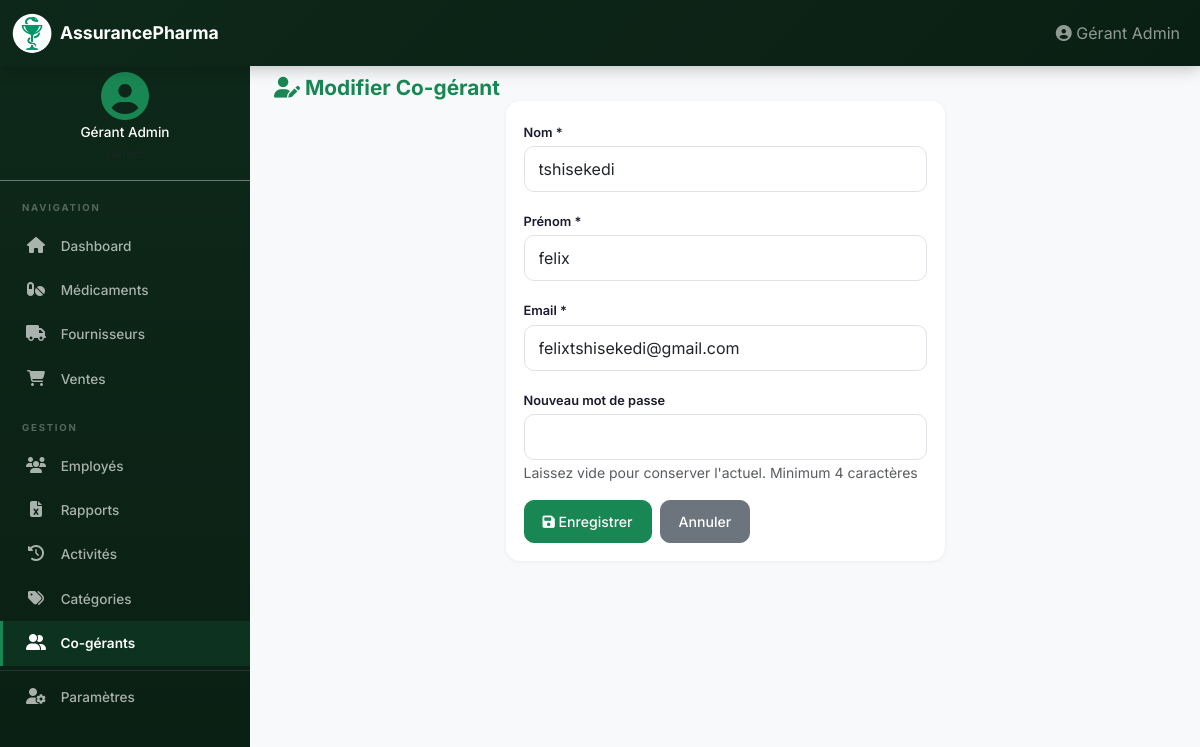
Screenshot of /co-gerants/2/modifier (signed in) with the database file from the repository.
### app/models/__init__.py (models this page shows, shortened)
class User(UserMixin, db.Model):
    __tablename__ = 'users'
    id = db.Column(db.Integer, primary_key=True)
    email = db.Column(db.String(120), unique=True, nullable=False, index=True)
    nom = db.Column(db.String(100), nullable=False)
    prenom = db.Column(db.String(100), nullable=False)
    password_hash = db.Column(db.String(200), nullable=False)
    role = db.Column(db.String(20), default='gerant', nullable=False)
    actif = db.Column(db.Boolean, default=True)
    created_at = db.Column(db.DateTime, default=datetime.utcnow)
    parent_id = db.Column(db.Integer, db.ForeignKey('users.id'))
    medicines = db.relationship('Medicine', backref='gerant', lazy=True)
    suppliers = db.relationship('Supplier', backref='gerant', lazy=True)
    employees = db.relationship('Employee', backref='gerant', lazy=True)
    activities = db.relationship('Activity', backref='user', lazy=True)
    categories = db.relationship('Category', backref='gerant', lazy=True)
    photo = db.Column(db.String(255))

### app/routes/auth.py (the view, shortened to what this page needs)
@auth_bp.route('/co-gerants/<int:id>/modifier', methods=['GET', 'POST'])
@login_required
def edit_co_gerant(id):
    if not hasattr(current_user, 'role') or current_user.role != 'gerant':
        flash('Accès réservé au gérant principal.', 'danger')
        return redirect(url_for('dashboard.index'))
    co = User.query.filter_by(id=id, parent_id=current_user.id, role='co-gerant').first_or_404()
    return render_template('auth/co_gerant_form.html', co=co, edit=True)

### app/models/__init__.py (called while the page is built)
@login_manager.user_loader
def load_user(user_id):
    if user_id.startswith('E'):
        return Employee.query.get(int(user_id[1:]))
    return User.query.get(int(user_id))

### app/templates/auth/co_gerant_form.html (shortened to what this page needs)
{% extends "base.html" %}
{% block content %}
<div class="fade-in">
  <h1 class="page-title"><i class="fas fa-{{ 'user-edit' if edit else 'user-plus' }}"></i> {{ 'Modifier' if edit else 'Nouveau' }} Co-gérant</h1>
  <div class="row justify-content-center">
    <div class="col-md-6">
      <div class="card">
        <div class="card-body">
          <form method="POST">
            <div class="mb-3">
              <label class="form-label">Nom *</label>
              <input type="text" name="nom" class="form-control" value="{{ co.nom if edit else '' }}" required>
            </div>
            <div class="mb-3">
              <label class="form-label">Prénom *</label>
              <input type="text" name="prenom" class="form-control" value="{{ co.prenom if edit else '' }}" required>
            </div>
            <div class="mb-3">
              <label class="form-label">Email *</label>
              <input type="email" name="email" class="form-control" value="{{ co.email if edit else '' }}" required>
            </div>
            <div class="mb-3">
              <label class="form-label">{{ 'Nouveau mot de passe' if edit else 'Mot de passe' }}{% if not edit %} *{% endif %}</label>
              <input type="password" name="password" class="form-control" {{ 'required minlength="4"' if not edit else 'minlength="4"' }}>
              <small class="text-muted">{% if edit %}Laissez vide pour conserver l'actuel. Minimum {% else %}Minimum {% endif %}4 caractères</small>
            </div>
            <div class="d-flex gap-2">
              <button type="submit" class="btn btn-success"><i class="fas fa-save"></i> {{ 'Enregistrer' if edit else 'Créer' }}</button>
              <a href="{{ url_for('auth.list_co_gerants') }}" class="btn btn-secondary">Annuler</a>
            </div>
          </form>
        </div>
      </div>
    </div>
  </div>
</div>
{% endblock %}

### app/templates/base.html (shortened to what this page needs)
<!doctype html>
<html lang="fr">
  <head>
    <link href="https://cdn.jsdelivr.net/npm/bootstrap@5.3.0/dist/css/bootstrap.min.css" rel="stylesheet" />
    <link rel="stylesheet" href="https://cdnjs.cloudflare.com/ajax/libs/font-awesome/6.5.0/css/all.min.css" />
    <link rel="stylesheet" href="{{ url_for('static', filename='css/style.css') }}" />
  </head>
  <body>
    <nav class="navbar navbar-expand-lg navbar-dark bg-primary fixed-top">
      <div class="container-fluid">
        <span class="navbar-brand">
          <img src="{{ url_for('static', filename='icons/Coupe_Hygie2.png') }}" alt="Logo" class="logo-img">
          <span class="brand-text">AssurancePharma</span>
        </span>
        <div class="collapse navbar-collapse" id="navbarNav">
          <ul class="navbar-nav ms-auto align-items-center">
            {% if current_user.is_authenticated %}
            <li class="nav-item">
              <span class="nav-link" style="cursor:default">
                <i class="fas fa-user-circle"></i>
                <span class="d-none d-md-inline">{{ current_user.prenom }} {{ current_user.nom }}</span>
              </span>
            </li>
            {% endif %}
          </ul>
        </div>
      </div>
    </nav>
    {% if current_user.is_authenticated %}
    <div class="app-layout">
      <div class="sidebar desktop-only">
        <div class="sidebar-user text-center py-3 border-bottom border-secondary">
          {% if current_user.photo %}
          <img src="{{ url_for('static', filename='uploads/' + current_user.photo) }}" alt="Photo" class="rounded-circle mb-1" style="width:50px;height:50px;object-fit:cover;border:2px solid var(--primary);">
          {% else %}
          <i class="fas fa-user-circle fa-3x mb-1" style="color:var(--primary);"></i>
          {% endif %}
          <h6 class="text-white mb-0" style="font-size:0.85rem;">{{ current_user.prenom }} {{ current_user.nom }}</h6>
          <small class="text-muted" style="font-size:0.7rem;">
          </small>
        </div>
        <div class="sidebar-section">Navigation</div>
        {% if current_user.role is defined and current_user.role in ('gerant', 'co-gerant') %}
        <a class="nav-link {% if request.endpoint == 'dashboard.index' %}active{% endif %}" href="{{ url_for('dashboard.index') }}"><i class="fas fa-home"></i> Dashboard</a>
        <a class="nav-link {% if request.endpoint and request.endpoint.startswith('medicines.') %}active{% endif %}" href="{{ url_for('medicines.list_medicines') }}"><i class="fas fa-pills"></i> Médicaments</a>
        <a class="nav-link {% if request.endpoint and request.endpoint.startswith('suppliers.') %}active{% endif %}" href="{{ url_for('suppliers.list_suppliers') }}"><i class="fas fa-truck"></i> Fournisseurs</a>
        <a class="nav-link {% if request.endpoint and request.endpoint.startswith('sales.') %}active{% endif %}" href="{{ url_for('sales.list_sales') }}"><i class="fas fa-shopping-cart"></i> Ventes</a>
        <div class="sidebar-section">Gestion</div>
        <a class="nav-link {% if request.endpoint and request.endpoint.startswith('employees.') %}active{% endif %}" href="{{ url_for('employees.list_employees') }}"><i class="fas fa-users"></i> Employés</a>
        <a class="nav-link {% if request.endpoint and request.endpoint.startswith('reports.') %}active{% endif %}" href="{{ url_for('reports.index') }}"><i class="fas fa-file-excel"></i> Rapports</a>
        <a class="nav-link {% if request.endpoint and request.endpoint.startswith('activities.') %}active{% endif %}" href="{{ url_for('activities.list_activities') }}"><i class="fas fa-history"></i> Activités</a>
        <a class="nav-link {% if request.endpoint and request.endpoint.startswith('categories.') %}active{% endif %}" href="{{ url_for('categories.list_categories') }}"><i class="fas fa-tags"></i> Catégories</a>
        {% if current_user.role == 'gerant' %}
        <a class="nav-link {% if request.endpoint and 'co_gerant' in request.endpoint %}active{% endif %}" href="{{ url_for('auth.list_co_gerants') }}"><i class="fas fa-user-friends"></i> Co-gérants</a>
        {% endif %}
        <hr class="border-secondary my-1">
        <a class="nav-link {% if request.endpoint == 'auth.profil' %}active{% endif %}" href="{{ url_for('auth.profil') }}"><i class="fas fa-user-cog"></i> Paramètres</a>
        {% endif %}
      </div>
      <div class="main-content">
    {% else %}
    <div class="container-fluid px-0">
    {% endif %}
      {% block content %}{% endblock %}
    {% if current_user.is_authenticated %}
      </div>
    </div>
    {% else %}
    </div>
    {% endif %}
  </body>
</html>

### app/static/css/style.css (style rules this page uses)
:root { --primary: #198754; --primary-dark: #146c43; --primary-light: #d1e7dd; --primary-glow: rgba(25, 135, 84, 0.15); --secondary: #6c757d; --success: #198754; --warning: #ffc107; --danger: #dc3545; --info: #0dcaf0; --dark: #1a1a2e; --gray-100: #f8f9fa; --gray-200: #e9ecef; --gray-300: #dee2e6; --gray-600: #6c757d; --sidebar-width: 250px; --nav-height: 56px; --radius: 14px; --radius-sm: 10px; --shadow: 0 1px 4px rgba(0,0,0,0.06); --shadow-lg: 0 4px 20px rgba(0,0,0,0.1); }
* { box-sizing: border-box; }
body { padding-top: var(--nav-height); font-family: "Inter", "Segoe UI", Tahoma, Geneva, Verdana, sans-serif; background-color: var(--gray-100); color: var(--dark); min-height: 100vh; -webkit-font-smoothing: antialiased; }
.brand-text { font-weight: 700; font-size: 1.1rem; }
.logo-img { width: 40px; height: 40px; border-radius: 50%; object-fit: contain; margin-right: 8px; vertical-align: middle; }
.logo-img { width: 40px; height: 40px; border-radius:50%; object-fit: contain; margin-right: 8px; vertical-align: middle; }
.page-title { font-weight: 700; margin-bottom: 0; font-size: 1.3rem; color: var(--primary); }
.app-layout { display: flex; min-height: calc(100vh - var(--nav-height)); background: var(--gray-100); }
.sidebar { width: var(--sidebar-width); background: linear-gradient(180deg, #0d281a 0%, #0a1f13 100%); flex-shrink: 0; padding-top: 0; position: sticky; top: var(--nav-height); height: calc(100vh - var(--nav-height)); overflow-y: auto; z-index: 100; }
.sidebar .nav-link { color: rgba(255, 255, 255, 0.65); padding: 12px 22px; border-radius: 0; transition: all 0.2s; border-left: 3px solid transparent; font-size: 0.85rem; font-weight: 500; }
.sidebar .nav-link.active { color: white; background: rgba(25, 135, 84, 0.18); border-left-color: var(--primary); font-weight: 600; }
.sidebar .nav-link i { width: 22px; margin-right: 10px; text-align: center; font-size: 1rem; }
.sidebar .sidebar-section { color: rgba(255,255,255,0.3); font-size: 0.6rem; text-transform: uppercase; letter-spacing: 1.8px; padding: 20px 22px 8px; font-weight: 700; }
.sidebar-user { padding: 18px 20px 14px; }
.main-content { flex: 1; padding: 20px 24px; overflow-x: hidden; width: 100%; }
.navbar-dark.bg-primary { background: linear-gradient(135deg, #0d281a 0%, #0a1f13 100%) !important; box-shadow: 0 2px 16px rgba(0, 0, 0, 0.25); }
.navbar-brand { font-weight: 700; display: flex; align-items: center; }
.card { border: none; border-radius: var(--radius); box-shadow: var(--shadow); transition: box-shadow 0.3s, transform 0.2s; margin-bottom: 1rem; overflow: hidden; }
.card-body { padding: 18px; }
.btn { border-radius: 10px; font-weight: 500; padding: 10px 18px; font-size: 0.88rem; transition: all 0.2s; }
.btn-success { background-color: var(--primary); border-color: var(--primary); }
.form-control, .form-select { border-radius: var(--radius-sm); border: 1px solid var(--gray-300); padding: 10px 14px; font-size: 16px; transition: border-color 0.2s, box-shadow 0.2s; }
.form-label { font-weight: 600; color: var(--dark); margin-bottom: 4px; font-size: 0.8rem; }
.fade-in { animation: fadeIn 0.3s ease-out; }
.bg-primary { background-color: var(--primary) !important; }

### rows the page displays
User: prenom "Gérant", nom "Admin"
User: nom "tshisekedi", prenom "felix", email "felixtshisekedi@gmail.com"

### other values shown
{{ 'Modifier' if edit else 'Nouveau' }} "Modifier"
{{ 'Nouveau mot de passe' if edit else 'Mot de passe' }} "Nouveau mot de passe"
{{ 'Enregistrer' if edit else 'Créer' }} "Enregistrer"
